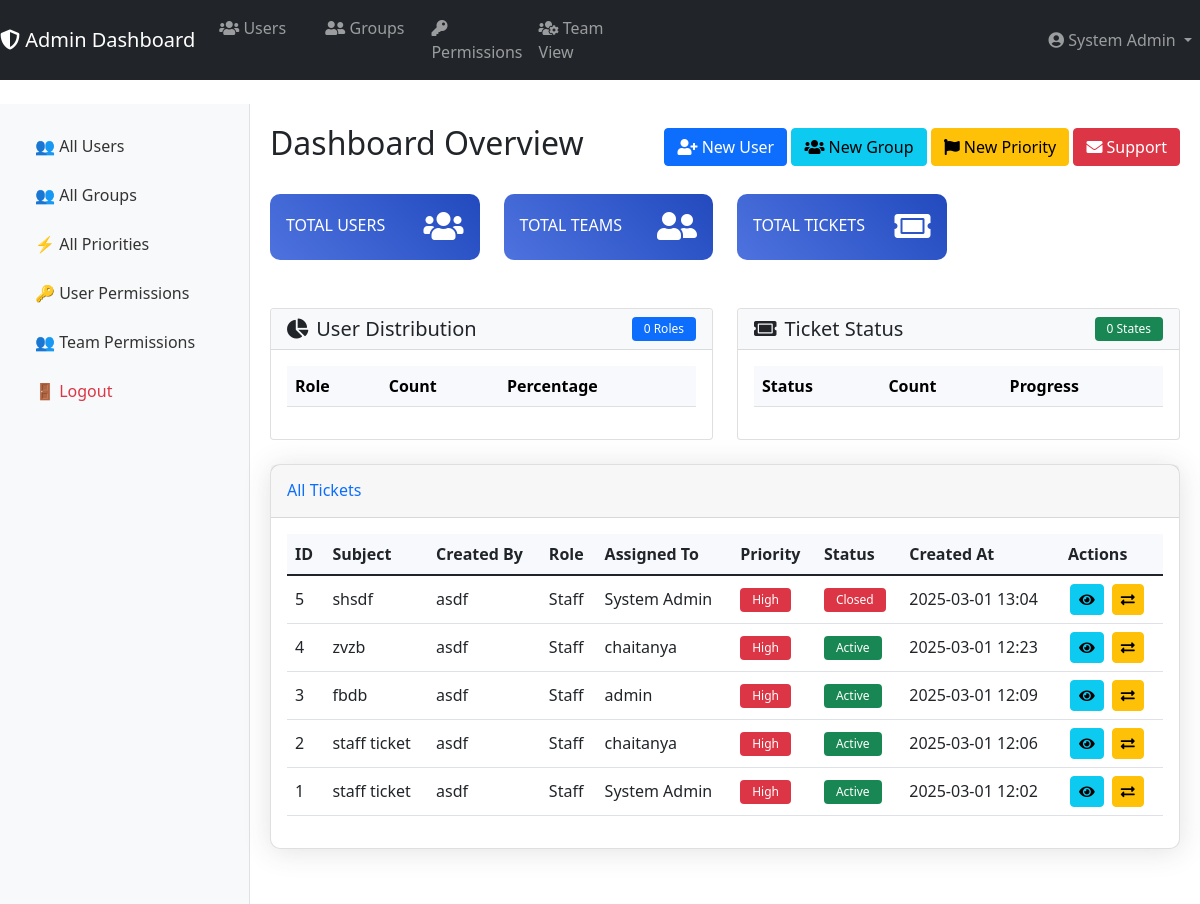
The app's page /dashboard/ (signed in), older data.
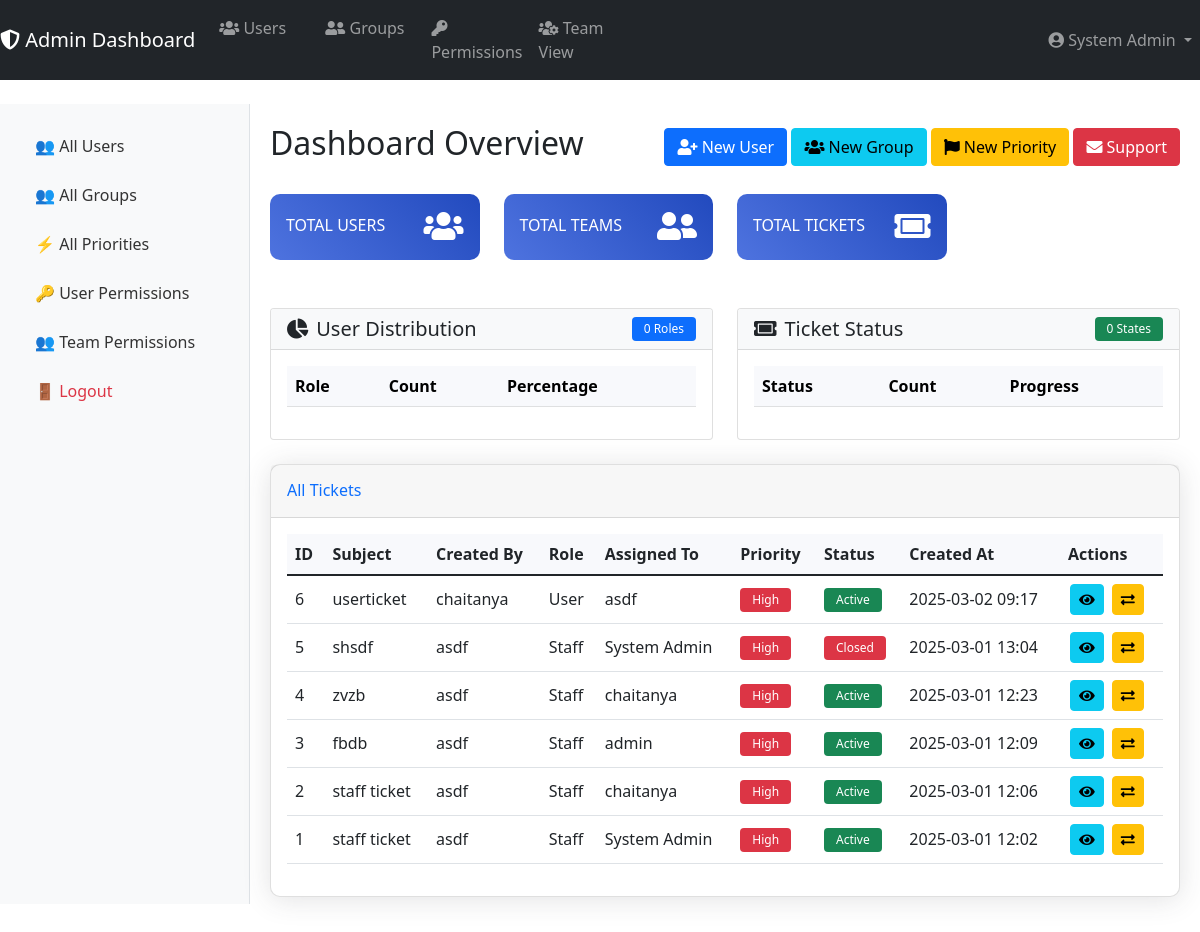
The same page, newer data.
### tracker/models.py (models this page shows, shortened)
class Ticket(models.Model):
    STATUS_ACTIVE = 1
    STATUS_CLOSED = 2
    STATUS_PENDING = 3
    STATUS_CHOICES = [
        (STATUS_ACTIVE, 'Active'),
        (STATUS_CLOSED, 'Closed'),
        (STATUS_PENDING, 'Pending'),
    ]
    id = models.AutoField(primary_key=True)
    subject = models.CharField(max_length=200)
    description = models.TextField()
    created_by = models.ForeignKey(UserDetail, on_delete=models.CASCADE, related_name='created_tickets')
    assigned_to = models.ForeignKey(UserDetail, on_delete=models.SET_NULL, null=True, related_name='assigned_tickets')
    created_at = models.DateTimeField(auto_now_add=True)
    updated_at = models.DateTimeField(auto_now=True)
    status = models.PositiveSmallIntegerField(
        choices=STATUS_CHOICES,
        default=STATUS_ACTIVE
    )
    closed_at = models.DateTimeField(null=True, blank=True)
    closed_by = models.ForeignKey(
        UserDetail,
        on_delete=models.SET_NULL,
        null=True,
        blank=True,
        related_name='closed_tickets'
    )
    priority = models.ForeignKey(Priority, on_delete=models.SET_NULL, null=True)
    brand = models.CharField(max_length=100, blank=True, null=True)
    class Meta:
        ordering = ['-created_at']  # Default ordering by creation date, newest first
        indexes = [
            models.Index(fields=['-created_at']),  # Add index for better performance
        ]

class UserDetail(AbstractBaseUser, PermissionsMixin):
    row_id = models.AutoField(primary_key=True)  # ✅ `row_id` is the primary key
    user_id = models.CharField(max_length=255, unique=True)
    user_name = models.CharField(max_length=255)
    is_email_verified = models.BooleanField(default=False)
    is_active = models.BooleanField(default=True)
    pagination = models.IntegerField(default=10)
    sorting = models.IntegerField(default=0)
    is_staff = models.BooleanField(default=False)
    is_superuser = models.BooleanField(default=False)
    role = models.ForeignKey(Role, on_delete=models.SET_NULL, null=True)
    objects = UserManager()
    USERNAME_FIELD = "user_id"
    REQUIRED_FIELDS = ["user_name"]
    class Meta:
        verbose_name = 'user'
        verbose_name_plural = 'users'
    groups = models.ManyToManyField(
        'auth.Group',
        verbose_name='groups',
        blank=True,
        related_name='userdetail_set',
        related_query_name='userdetail'
    )
    user_permissions = models.ManyToManyField(
        'auth.Permission',
        verbose_name='user permissions',
        blank=True,
        related_name='userdetail_set',
        related_query_name='userdetail'
    )

class Role(models.Model):
    ADMIN = 1
    MANAGER = 2
    CLIENT = 3
    EMPLOYEE = 4
    USER = 5
    STAFF = 6
    ROLE_CHOICES = [
        (ADMIN, 'Admin'),
        (MANAGER, 'Manager'),
        (CLIENT, 'Client'),
        (EMPLOYEE, 'Employee'),
        (USER, 'User'),
        (STAFF, 'Staff'),
    ]
    id = models.PositiveSmallIntegerField(choices=ROLE_CHOICES, primary_key=True)
    name = models.CharField(max_length=50)
    class Meta:
        ordering = ['id']
        verbose_name_plural = 'Roles'
    class Meta:
        permissions = [
            ("view_staff_dashboard", "Can view staff dashboard"),
            ("create_ticket", "Can create ticket"),
            ("view_ticket", "Can view ticket"),
            ("comment_ticket", "Can comment on ticket"),
            ("close_ticket", "Can close ticket"),
            ("view_org_tickets", "Can view organization tickets"),
        ]

class Priority(models.Model):
    name = models.CharField(max_length=50, unique=True)
    class Meta:
        verbose_name_plural = "Priorities"

### tracker/views.py (the view)
# urls.py: path('dashboard/', views.role_based_dashboard, name='dashboard'),  # Default dashboard
@login_required_with_message
def role_based_dashboard(request, role=None):
    user = request.user
    if not role:
        role = user.role.name.lower() if user.role else 'user'
    if not user.role or user.role.name.lower() != role:
        messages.error(request, "Access denied. Invalid role.")
        return redirect('home')
    context = {'user': user}
    if role == 'staff':
        context.update({
            'assigned_tickets': Ticket.objects.filter(assigned_to=user),
            'created_tickets': Ticket.objects.filter(created_by=user)
        })
    elif role == 'admin':
        context.update({
            'all_tickets': Ticket.objects.all(),
            'users': UserDetail.objects.all()
        })
    try:
        return render(request, f'dashboards/{role}_dashboard.html', context)
    except TemplateDoesNotExist:
        messages.error(request, f"Dashboard template for {role} not found.")
        return redirect('home')

### tracker/templates/dashboards/admin_dashboard.html (shortened to what the changed rows need)
{% extends "../base_admin.html" %}
{% load static %}
{% block content %}
<div class="container-fluid mt-4">
    <div class="d-flex">
        <div class="main-content">
            <div class="d-flex justify-content-between align-items-center mb-4">
                <h2>Dashboard Overview</h2>
            </div>
            <div class="row g-4 mb-4">
                <div class="col-md-6">
                    <div class="card h-100">
                        <div class="card-body">
                            <div class="table-responsive">
                                <table class="table table-hover">
                                    <thead class="table-light">
                                        <tr>
                                            <th>Role</th>
                                            <th>Count</th>
                                            <th>Percentage</th>
                                        </tr>
                                    </thead>
                                </table>
                            </div>
                        </div>
                    </div>
                </div>
                <div class="col-md-6">
                    <div class="card h-100">
                        <div class="card-body">
                            <div class="table-responsive">
                                <table class="table table-hover">
                                    <thead class="table-light">
                                        <tr>
                                            <th>Status</th>
                                            <th>Count</th>
                                            <th>Progress</th>
                                        </tr>
                                    </thead>
                                </table>
                            </div>
                        </div>
                    </div>
                </div>
            </div>
            <div class="card ticket-table mb-4">
                <div class="card-body">
                    <div class="table-responsive">
                        <table class="table table-hover">
                            <thead>
                                <tr>
                                    <th>ID</th>
                                    <th>Subject</th>
                                    <th>Created By</th>
                                    <th>Role</th>
                                    <th>Assigned To</th>
                                    <th>Priority</th>
                                    <th>Status</th>
                                    <th>Created At</th>
                                    <th>Actions</th>
                                </tr>
                            </thead>
                            <tbody>
                                {% for ticket in all_tickets %}
                                <tr>
                                    <td>{{ ticket.id }}</td>
                                    <td>{{ ticket.subject }}</td>
                                    <td>{{ ticket.created_by.user_name }}</td>
                                    <td>{{ ticket.created_by.role.name }}</td>
                                    <td>{{ ticket.assigned_to.user_name|default:"Unassigned" }}</td>
                                    <td>
                                        <span class="badge priority-{{ ticket.priority.name|lower }}">
                                            {{ ticket.priority.name }}
                                        </span>
                                    </td>
                                    <td>
                                        <span class="badge {% if ticket.status == 2 %}bg-danger{% else %}bg-success{% endif %}">
                                            {{ ticket.get_status_display }}
                                        </span>
                                    </td>
                                    <td>{{ ticket.created_at|date:"Y-m-d H:i" }}</td>
                                    <td>
                                        <a href="{% url 'admin_view_ticket' ticket.id %}" class="btn btn-info btn-action">
                                            <i class="fas fa-eye"></i>
                                        </a>
                                        <a href="{% url 'transfer_ticket' ticket.id %}" class="btn btn-warning btn-action">
                                            <i class="fas fa-exchange-alt"></i>
                                        </a>
                                    </td>
                                </tr>
                                {% endfor %}
                            </tbody>
                        </table>
                    </div>
                </div>
            </div>
        </div>
    </div>
</div>
{% endblock %}

Row changes from the older to the newer data that the page shows:
added Ticket: id "6", subject "userticket", created_by.user_name "chaitanya", created_by.role.name "User", assigned_to.user_name "asdf", priority.name "High", status "Active", created_at "2025-03-02 09:17"
